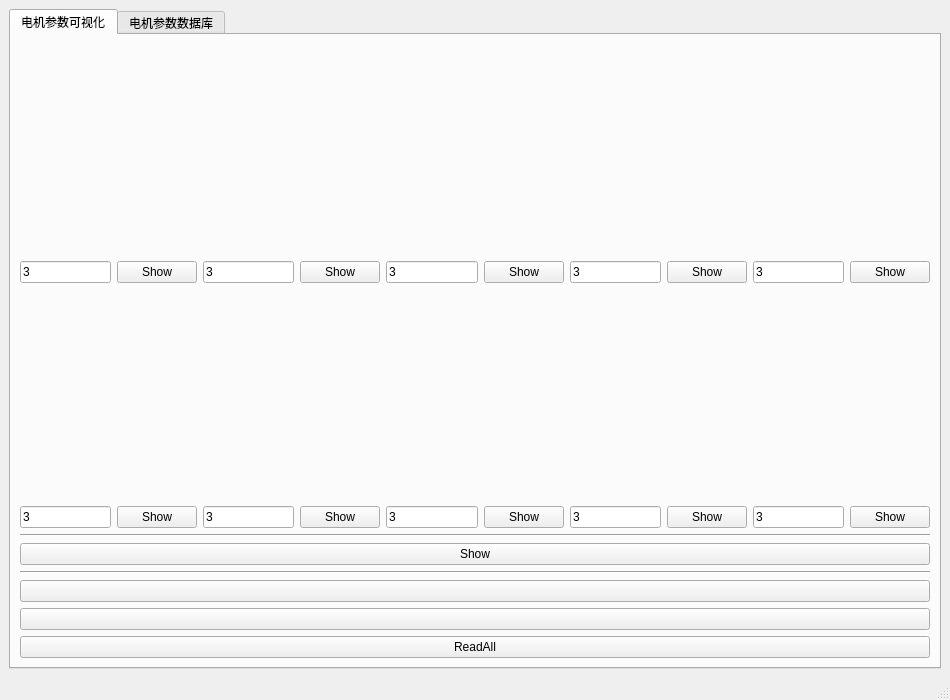
<?xml version="1.0" encoding="UTF-8"?>
<ui version="4.0">
 <class>motorpage</class>
 <widget class="QMainWindow" name="motorpage">
  <property name="geometry">
   <rect>
    <x>0</x>
    <y>0</y>
    <width>950</width>
    <height>700</height>
   </rect>
  </property>
  <property name="windowTitle">
   <string>电机参数可视化</string>
  </property>
  <widget class="QWidget" name="centralwidget">
   <layout class="QGridLayout" name="gridLayout_3">
    <item row="0" column="0">
     <widget class="QTabWidget" name="tabWidget">
      <property name="currentIndex">
       <number>0</number>
      </property>
      <widget class="QWidget" name="tab_9">
       <attribute name="title">
        <string>电机参数可视化</string>
       </attribute>
       <layout class="QGridLayout" name="gridLayout_9">
        <item row="2" column="0">
         <layout class="QHBoxLayout" name="horizontalLayout_61" stretch="1">
          <item>
           <layout class="QVBoxLayout" name="verticalLayout_45">
            <item>
             <layout class="QGridLayout" name="gridLayout_7">
              <item row="2" column="0">
               <layout class="QHBoxLayout" name="horizontalLayout_51"/>
              </item>
              <item row="0" column="0">
               <widget class="QPushButton" name="pushButton_5">
                <property name="sizePolicy">
                 <sizepolicy hsizetype="Minimum" vsizetype="Preferred">
                  <horstretch>0</horstretch>
                  <verstretch>0</verstretch>
                 </sizepolicy>
                </property>
                <property name="text">
                 <string>Show</string>
                </property>
               </widget>
              </item>
              <item row="1" column="0">
               <widget class="Line" name="line_6">
                <property name="orientation">
                 <enum>Qt::Horizontal</enum>
                </property>
               </widget>
              </item>
             </layout>
            </item>
            <item>
             <widget class="QPushButton" name="btn_test1">
              <property name="text">
               <string/>
              </property>
             </widget>
            </item>
            <item>
             <widget class="QPushButton" name="btn_test2">
              <property name="text">
               <string/>
              </property>
             </widget>
            </item>
            <item>
             <widget class="QPushButton" name="btn_testReadAll">
              <property name="text">
               <string>ReadAll</string>
              </property>
             </widget>
            </item>
           </layout>
          </item>
         </layout>
        </item>
        <item row="0" column="0">
         <layout class="QGridLayout" name="gridLayout_8" columnminimumwidth="3,1,3,1,1">
          <item row="0" column="0">
           <layout class="QVBoxLayout" name="verticalLayout_46">
            <item>
             <widget class="QCustomPlot" name="qcustomplot1" native="true">
              <property name="sizePolicy">
               <sizepolicy hsizetype="Expanding" vsizetype="Expanding">
                <horstretch>0</horstretch>
                <verstretch>0</verstretch>
               </sizepolicy>
              </property>
             </widget>
            </item>
            <item>
             <layout class="QHBoxLayout" name="horizontalLayout_5">
              <item>
               <widget class="QLineEdit" name="le_plot1">
                <property name="text">
                 <string>3</string>
                </property>
               </widget>
              </item>
              <item>
               <widget class="QPushButton" name="btn_plot1">
                <property name="text">
                 <string>Show</string>
                </property>
               </widget>
              </item>
             </layout>
            </item>
           </layout>
          </item>
          <item row="0" column="1">
           <layout class="QVBoxLayout" name="verticalLayout_47">
            <item>
             <widget class="QCustomPlot" name="qcustomplot2" native="true">
              <property name="sizePolicy">
               <sizepolicy hsizetype="Expanding" vsizetype="Expanding">
                <horstretch>0</horstretch>
                <verstretch>0</verstretch>
               </sizepolicy>
              </property>
             </widget>
            </item>
            <item>
             <layout class="QHBoxLayout" name="horizontalLayout_52">
              <item>
               <widget class="QLineEdit" name="le_plot2">
                <property name="text">
                 <string>3</string>
                </property>
               </widget>
              </item>
              <item>
               <widget class="QPushButton" name="btn_plot2">
                <property name="text">
                 <string>Show</string>
                </property>
               </widget>
              </item>
             </layout>
            </item>
           </layout>
          </item>
          <item row="0" column="2">
           <layout class="QVBoxLayout" name="verticalLayout_48">
            <item>
             <widget class="QCustomPlot" name="qcustomplot3" native="true">
              <property name="sizePolicy">
               <sizepolicy hsizetype="Expanding" vsizetype="Expanding">
                <horstretch>0</horstretch>
                <verstretch>0</verstretch>
               </sizepolicy>
              </property>
             </widget>
            </item>
            <item>
             <layout class="QHBoxLayout" name="horizontalLayout_53">
              <item>
               <widget class="QLineEdit" name="le_plot3">
                <property name="text">
                 <string>3</string>
                </property>
               </widget>
              </item>
              <item>
               <widget class="QPushButton" name="btn_plot3">
                <property name="text">
                 <string>Show</string>
                </property>
               </widget>
              </item>
             </layout>
            </item>
           </layout>
          </item>
          <item row="0" column="3">
           <layout class="QVBoxLayout" name="verticalLayout_49">
            <item>
             <widget class="QCustomPlot" name="qcustomplot4" native="true">
              <property name="sizePolicy">
               <sizepolicy hsizetype="Expanding" vsizetype="Expanding">
                <horstretch>0</horstretch>
                <verstretch>0</verstretch>
               </sizepolicy>
              </property>
             </widget>
            </item>
            <item>
             <layout class="QHBoxLayout" name="horizontalLayout_54">
              <item>
               <widget class="QLineEdit" name="le_plot4">
                <property name="text">
                 <string>3</string>
                </property>
               </widget>
              </item>
              <item>
               <widget class="QPushButton" name="btn_plot4">
                <property name="text">
                 <string>Show</string>
                </property>
               </widget>
              </item>
             </layout>
            </item>
           </layout>
          </item>
          <item row="0" column="4">
           <layout class="QVBoxLayout" name="verticalLayout_50">
            <item>
             <widget class="QCustomPlot" name="qcustomplot5" native="true">
              <property name="sizePolicy">
               <sizepolicy hsizetype="Expanding" vsizetype="Expanding">
                <horstretch>0</horstretch>
                <verstretch>0</verstretch>
               </sizepolicy>
              </property>
             </widget>
            </item>
            <item>
             <layout class="QHBoxLayout" name="horizontalLayout_55">
              <item>
               <widget class="QLineEdit" name="le_plot5">
                <property name="text">
                 <string>3</string>
                </property>
               </widget>
              </item>
              <item>
               <widget class="QPushButton" name="btn_plot5">
                <property name="text">
                 <string>Show</string>
                </property>
               </widget>
              </item>
             </layout>
            </item>
           </layout>
          </item>
          <item row="1" column="0">
           <layout class="QVBoxLayout" name="verticalLayout_51">
            <item>
             <widget class="QCustomPlot" name="qcustomplot6" native="true">
              <property name="sizePolicy">
               <sizepolicy hsizetype="Expanding" vsizetype="Expanding">
                <horstretch>0</horstretch>
                <verstretch>0</verstretch>
               </sizepolicy>
              </property>
             </widget>
            </item>
            <item>
             <layout class="QHBoxLayout" name="horizontalLayout_56">
              <item>
               <widget class="QLineEdit" name="le_plot6">
                <property name="text">
                 <string>3</string>
                </property>
               </widget>
              </item>
              <item>
               <widget class="QPushButton" name="btn_plot6">
                <property name="text">
                 <string>Show</string>
                </property>
               </widget>
              </item>
             </layout>
            </item>
           </layout>
          </item>
          <item row="1" column="1">
           <layout class="QVBoxLayout" name="verticalLayout_52">
            <item>
             <widget class="QCustomPlot" name="qcustomplot7" native="true">
              <property name="sizePolicy">
               <sizepolicy hsizetype="Expanding" vsizetype="Expanding">
                <horstretch>0</horstretch>
                <verstretch>0</verstretch>
               </sizepolicy>
              </property>
             </widget>
            </item>
            <item>
             <layout class="QHBoxLayout" name="horizontalLayout_57">
              <item>
               <widget class="QLineEdit" name="le_plot7">
                <property name="text">
                 <string>3</string>
                </property>
               </widget>
              </item>
              <item>
               <widget class="QPushButton" name="btn_plot7">
                <property name="text">
                 <string>Show</string>
                </property>
               </widget>
              </item>
             </layout>
            </item>
           </layout>
          </item>
          <item row="1" column="2">
           <layout class="QVBoxLayout" name="verticalLayout_53">
            <item>
             <widget class="QCustomPlot" name="qcustomplot8" native="true">
              <property name="sizePolicy">
               <sizepolicy hsizetype="Expanding" vsizetype="Expanding">
                <horstretch>0</horstretch>
                <verstretch>0</verstretch>
               </sizepolicy>
              </property>
             </widget>
            </item>
            <item>
             <layout class="QHBoxLayout" name="horizontalLayout_58">
              <item>
               <widget class="QLineEdit" name="le_plot8">
                <property name="text">
                 <string>3</string>
                </property>
               </widget>
              </item>
              <item>
               <widget class="QPushButton" name="btn_plot8">
                <property name="text">
                 <string>Show</string>
                </property>
               </widget>
              </item>
             </layout>
            </item>
           </layout>
          </item>
          <item row="1" column="3">
           <layout class="QVBoxLayout" name="verticalLayout_54">
            <item>
             <widget class="QCustomPlot" name="qcustomplot9" native="true">
              <property name="sizePolicy">
               <sizepolicy hsizetype="Expanding" vsizetype="Expanding">
                <horstretch>0</horstretch>
                <verstretch>0</verstretch>
               </sizepolicy>
              </property>
             </widget>
            </item>
            <item>
             <layout class="QHBoxLayout" name="horizontalLayout_59">
              <item>
               <widget class="QLineEdit" name="le_plot9">
                <property name="text">
                 <string>3</string>
                </property>
               </widget>
              </item>
              <item>
               <widget class="QPushButton" name="btn_plot9">
                <property name="text">
                 <string>Show</string>
                </property>
               </widget>
              </item>
             </layout>
            </item>
           </layout>
          </item>
          <item row="1" column="4">
           <layout class="QVBoxLayout" name="verticalLayout_55">
            <item>
             <widget class="QCustomPlot" name="qcustomplot10" native="true">
              <property name="sizePolicy">
               <sizepolicy hsizetype="Expanding" vsizetype="Expanding">
                <horstretch>0</horstretch>
                <verstretch>0</verstretch>
               </sizepolicy>
              </property>
             </widget>
            </item>
            <item>
             <layout class="QHBoxLayout" name="horizontalLayout_60">
              <item>
               <widget class="QLineEdit" name="le_plot10">
                <property name="text">
                 <string>3</string>
                </property>
               </widget>
              </item>
              <item>
               <widget class="QPushButton" name="btn_plot10">
                <property name="text">
                 <string>Show</string>
                </property>
               </widget>
              </item>
             </layout>
            </item>
           </layout>
          </item>
         </layout>
        </item>
        <item row="1" column="0">
         <widget class="Line" name="line">
          <property name="orientation">
           <enum>Qt::Horizontal</enum>
          </property>
         </widget>
        </item>
       </layout>
      </widget>
      <widget class="QWidget" name="tab_10">
       <attribute name="title">
        <string>电机参数数据库</string>
       </attribute>
       <layout class="QGridLayout" name="gridLayout">
        <item row="2" column="1">
         <widget class="QLabel" name="label_6">
          <property name="text">
           <string>Num:</string>
          </property>
         </widget>
        </item>
        <item row="2" column="0">
         <layout class="QHBoxLayout" name="horizontalLayout_2">
          <item>
           <widget class="QLabel" name="label_2">
            <property name="text">
             <string>Motor:</string>
            </property>
           </widget>
          </item>
          <item>
           <widget class="QLineEdit" name="le_Motor">
            <property name="text">
             <string>0</string>
            </property>
           </widget>
          </item>
         </layout>
        </item>
        <item row="2" column="2">
         <widget class="QLabel" name="label_Num">
          <property name="text">
           <string>0</string>
          </property>
         </widget>
        </item>
        <item row="1" column="0" colspan="3">
         <widget class="QTableWidget" name="tb_motordata"/>
        </item>
        <item row="0" column="0" colspan="3">
         <layout class="QHBoxLayout" name="horizontalLayout">
          <item>
           <widget class="QLabel" name="label">
            <property name="text">
             <string>Rage:</string>
            </property>
           </widget>
          </item>
          <item>
           <widget class="QLineEdit" name="le_rage_start">
            <property name="sizePolicy">
             <sizepolicy hsizetype="Preferred" vsizetype="Fixed">
              <horstretch>0</horstretch>
              <verstretch>0</verstretch>
             </sizepolicy>
            </property>
            <property name="text">
             <string>0</string>
            </property>
           </widget>
          </item>
          <item>
           <widget class="QLabel" name="label_3">
            <property name="text">
             <string>-</string>
            </property>
           </widget>
          </item>
          <item>
           <widget class="QLineEdit" name="le_rage_end">
            <property name="sizePolicy">
             <sizepolicy hsizetype="Preferred" vsizetype="Fixed">
              <horstretch>0</horstretch>
              <verstretch>0</verstretch>
             </sizepolicy>
            </property>
            <property name="text">
             <string>100</string>
            </property>
           </widget>
          </item>
          <item>
           <widget class="QPushButton" name="btn_showDB">
            <property name="text">
             <string>showDB</string>
            </property>
           </widget>
          </item>
          <item>
           <widget class="QPushButton" name="btn_exportData">
            <property name="text">
             <string>export</string>
            </property>
           </widget>
          </item>
          <item>
           <widget class="QLabel" name="label_5">
            <property name="text">
             <string>Round:</string>
            </property>
           </widget>
          </item>
          <item>
           <widget class="QSpinBox" name="spinBox_round">
            <property name="minimum">
             <number>1</number>
            </property>
            <property name="maximum">
             <number>999</number>
            </property>
           </widget>
          </item>
          <item>
           <widget class="QPushButton" name="btn_deleteData">
            <property name="text">
             <string>dltData</string>
            </property>
           </widget>
          </item>
          <item>
           <widget class="QPushButton" name="btn_nuke">
            <property name="text">
             <string>Nuke</string>
            </property>
           </widget>
          </item>
          <item>
           <widget class="QLabel" name="label_4">
            <property name="text">
             <string>Num:</string>
            </property>
           </widget>
          </item>
          <item>
           <widget class="QLineEdit" name="le_totalDataNum">
            <property name="sizePolicy">
             <sizepolicy hsizetype="Expanding" vsizetype="Fixed">
              <horstretch>0</horstretch>
              <verstretch>0</verstretch>
             </sizepolicy>
            </property>
           </widget>
          </item>
         </layout>
        </item>
       </layout>
      </widget>
     </widget>
    </item>
   </layout>
  </widget>
  <widget class="QMenuBar" name="menubar">
   <property name="geometry">
    <rect>
     <x>0</x>
     <y>0</y>
     <width>950</width>
     <height>22</height>
    </rect>
   </property>
  </widget>
  <widget class="QStatusBar" name="statusbar"/>
 </widget>
 <customwidgets>
  <customwidget>
   <class>QCustomPlot</class>
   <extends>QWidget</extends>
   <header>inc/qcustomplot.h</header>
   <container>1</container>
  </customwidget>
 </customwidgets>
 <resources/>
 <connections/>
</ui>
